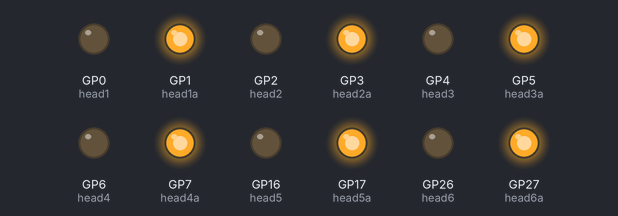
Recording of a program running on a simulated Raspberry Pi Pico running MicroPython. On the bench: output pins drawn as LEDs (lit = HIGH).

Above: at 0.2 s.
At 1.7 s:
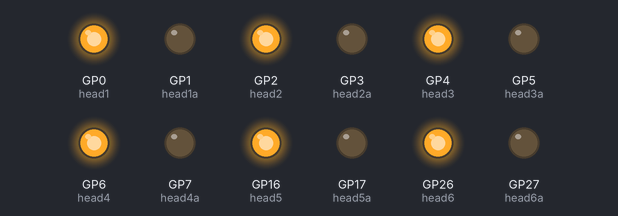
Timing chart, 0 to 3.0 s (numbered marks = the images above):
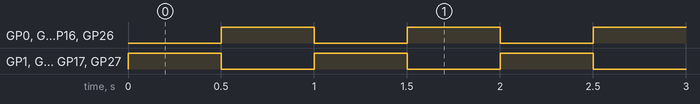

The program:

zebra_crossing.py
```python
# This code is for 6 zebra crossing for demonstration purposes written by John Holmes
# Date 10/4/22
# ---
# The code is written in MicroPpython
# And uses 2 libraries Machine, and utime
# machine gives us access to the GP input aand output pins on the Pi Pico
# utime gives us access to the sleep function
# ---
# Connections used for the demonstration are
# Bank 1 pins 0 & 1
# bank 2 pins 2 & 3
# bank 3 pins 4 & 5
# bank 4 pins 6 & 7
# bank 5 pins 16 & 17
# bank 6 pins 26 & 27
# These pins on my board have built in LED's
# ---
# Hardware:
# 1. Cytron Maker Pi RP2040 (www.cytron.io/p-MAKER-PI-RP2040)
# - Any RP2040 boards should work too but you will have to add LEDS with resistors to make it work
# ---
#
# Import the 2 library's
# from machine import Pin
#
# import utime
#
# Give meaning full variable names to the pins and set then up as outputs in this case
# head1 = Pin(0,Pin.OUT)
# head1a = Pin(21,Pin.OUT)

from machine import Pin
import utime

# Here we setup the GP pins as outputs and asign a variable name to each pin.
head1 = Pin(0,Pin.OUT)
head1a = Pin(1,Pin.OUT)
head2 = Pin(2,Pin.OUT)
head2a = Pin(3,Pin.OUT)
head3 = Pin(4,Pin.OUT)
head3a = Pin(5,Pin.OUT)
head4 = Pin(6,Pin.OUT)
head4a = Pin(7,Pin.OUT)
head5 = Pin(16,Pin.OUT)
head5a = Pin(17,Pin.OUT)
head6 = Pin(26,Pin.OUT)
head6a = Pin(27,Pin.OUT)

# Setup the forever loop this uses the built in libarary for turning the ouput in high or low.
# The pico runs through each line of code very quickly until it gets to the utime.sleep.
# Then the Pico will sleep for .5 of a second before starting up again.
# Once it gets to the last line in the program and completes that task it will return to the top
# line in the while loop. Hence runing until the Pico is powered down.

while True:
    head1.low()
    head1a.high()
    head2.low()
    head2a.high()
    head3.low()
    head3a.high()
    head4.low()
    head4a.high()
    head5.low()
    head5a.high()
    head6.low()
    head6a.high()
    utime.sleep(.5)

    head1.high()
    head1a.low()
    head2.high()
    head2a.low()
    head3.high()
    head3a.low()
    head4.high()
    head4a.low()
    head5.high()
    head5a.low()
    head6.high()
    head6a.low()
    utime.sleep(.5)
```

Measured:
- by itself, GP0 (head1), GP1 (head1a), GP2 (head2), GP3 (head2a), GP4 (head3), GP5 (head3a), GP6 (head4), GP7 (head4a), GP16 (head5), GP17 (head5a), GP26 (head6), GP27 (head6a): alternates HIGH for 0.50 s and LOW for 0.50 s
